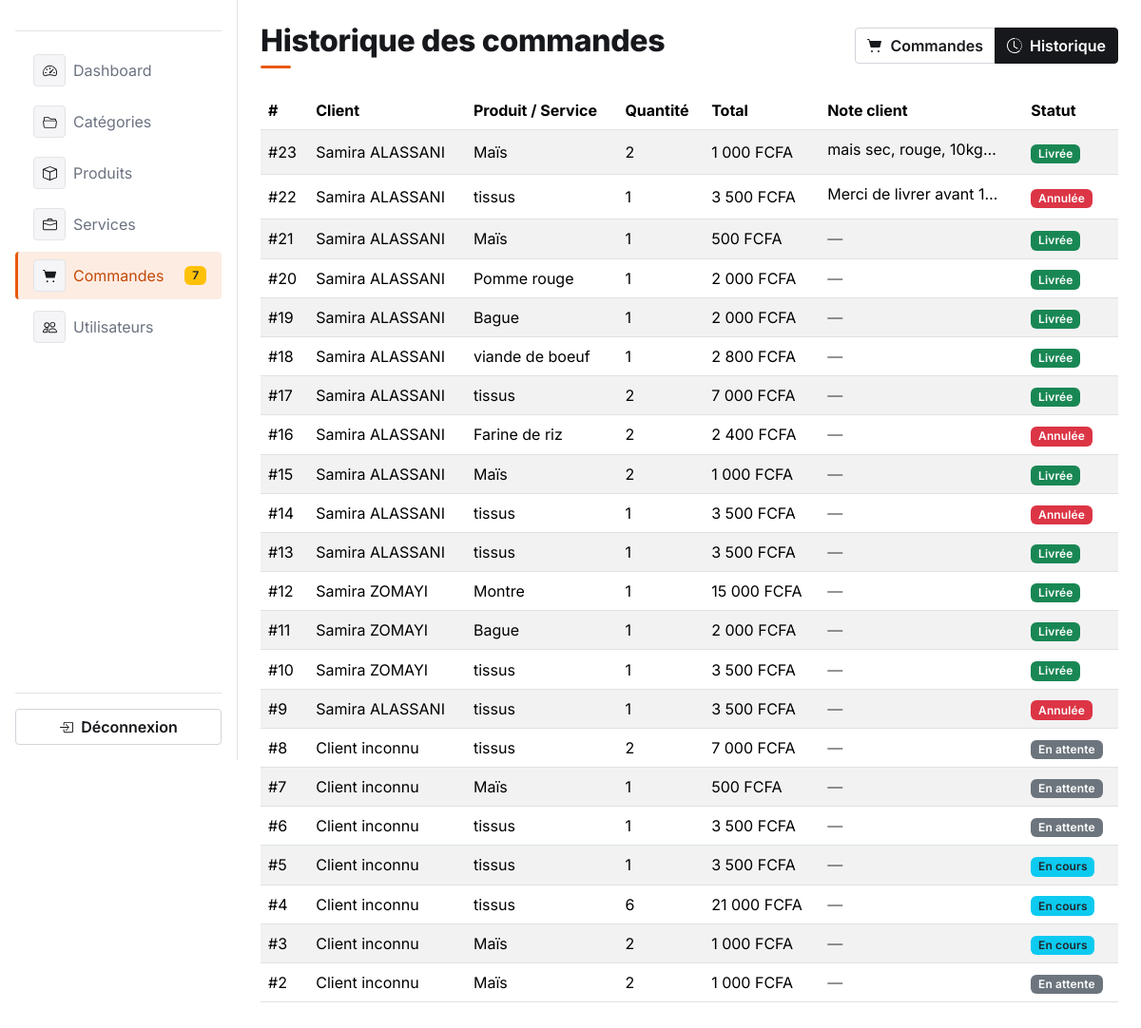
The app's page /admin/orders_history.php (signed in) with its own data.
### tables this page shows
CREATE TABLE IF NOT EXISTS `orders` (
  `oId` int NOT NULL AUTO_INCREMENT,
  `proId` int DEFAULT NULL,
  `servId` int DEFAULT NULL,
  `cId` int NOT NULL,
  `status` enum('en_attente','en_cours','annulee','livee','expediee') NOT NULL DEFAULT 'en_attente',
  `quantity` int NOT NULL,
  `note` text,
  `usId` int NOT NULL,
  PRIMARY KEY (`oId`),
  KEY `proId` (`proId`),
  KEY `cId` (`cId`),
  KEY `fk_users_usId` (`usId`)
);

### order/controller.php (called while the page is built, shortened)
<?php
function getToutesLesCommandes(PDO $pdo)
{
    $req = "SELECT orders.oId, orders.quantity, orders.status, orders.note,
                   COALESCE(product.proName, service.servName) AS proName,
                   COALESCE(product.price, service.priceHours) AS price,
                   COALESCE(users.lastName, 'inconnu') AS clientNom,
                   COALESCE(users.firstname, 'Client') AS clientPrenom
            FROM orders
            LEFT JOIN product ON orders.proId = product.proId
            LEFT JOIN service ON orders.servId = service.servId
            LEFT JOIN users ON orders.usId = users.usId
            ORDER BY orders.oId DESC";
    $stmt = $pdo->query($req);
    return $stmt->fetchAll(PDO::FETCH_ASSOC);
}

### admin/orders_history.php (the view, shortened to what this page needs)
<?php
require_once(__DIR__ . "/../order/controller.php");
require_once(__DIR__ . "/../config/db.php");
$commandes = getToutesLesCommandes($pdo);
$statutsDisponibles = [
    'en_attente' => 'En attente',
    'en_cours' => 'En cours',
    'expediee' => 'Expédiée',
    'livee' => 'Livrée',
    'annulee' => 'Annulée',
];
$statutsBadge = [
    'en_attente' => 'bg-secondary',
    'en_cours' => 'bg-info text-dark',
    'expediee' => 'bg-primary',
    'livee' => 'bg-success',
    'annulee' => 'bg-danger',
];
?>
<!DOCTYPE html>
<html lang="fr">
<head>
    <link rel="stylesheet" href="../assets/css/bootstrap.css">
    <link rel="stylesheet" href="../assets/css/style.css?v=<?php echo filemtime(__DIR__ . '/../assets/css/style.css'); ?>">
</head>
<body>
    <?php include(__DIR__ . "/../admin/sidebar_admin.php"); ?>
    <main class="container-fluid px-4 my-4" style="margin-left: 250px; width: calc(100% - 250px);">
        <div class="d-flex justify-content-between align-items-center flex-wrap gap-2 mb-4">
            <h2 class="page-title m-0">Historique des commandes</h2>
            <div class="btn-group" role="group">
                <a href="orders.php" class="btn btn-outline-primary d-flex align-items-center gap-2">
                     Commandes
                </a>
                <a href="orders_history.php" class="btn btn-primary d-flex align-items-center gap-2">
                     Historique
                </a>
            </div>
        </div>
        <?php if (empty($commandes)): ?>
            <div class="alert alert-info">Aucune commande enregistrée pour le moment.</div>
        <?php else: ?>
            <div class="table-responsive">
                <table class="table table-striped align-middle">
                    <thead>
                        <tr>
                            <th>#</th>
                            <th>Client</th>
                            <th>Produit / Service</th>
                            <th>Quantité</th>
                            <th>Total</th>
                            <th>Note client</th>
                            <th>Statut</th>
                        </tr>
                    </thead>
                    <tbody>
                        <?php foreach ($commandes as $commande): ?>
                            <tr>
                                <td>#<?= $commande['oId'] ?></td>
                                <td><?= htmlspecialchars($commande['clientPrenom'] . ' ' . $commande['clientNom']) ?></td>
                                <td><?= htmlspecialchars($commande['proName']) ?></td>
                                <td><?= $commande['quantity'] ?></td>
                                <td><?= number_format($commande['price'] * $commande['quantity'], 0, ',', ' ') ?> FCFA</td>
                                <td>
                                    <?php if (!empty($commande['note'])): ?>
                                        <span class="text-truncate d-inline-block" style="max-width: 180px;" title="<?= htmlspecialchars($commande['note']) ?>">
                                            <?= htmlspecialchars($commande['note']) ?>
                                        </span>
                                    <?php else: ?>
                                        <span class="text-muted">—</span>
                                    <?php endif; ?>
                                </td>
                                <td>
                                    <span class="badge <?= $statutsBadge[$commande['status']] ?? 'bg-secondary' ?>">
                                        <?= $statutsDisponibles[$commande['status']] ?? $commande['status'] ?>
                                    </span>
                                </td>
                            </tr>
                        <?php endforeach; ?>
                    </tbody>
                </table>
            </div>
        <?php endif; ?>
    </main>
</body>
</html>

### assets/css/style.css (style rules this page uses)
* { margin: 0; padding: 0; box-sizing: border-box; }
:root { --bg: #ffffff; --bg-muted: #f5f5f7; --ink: #16181c; --muted: #6b7280; --border: #e4e4e7; --border-strong: #d1d5db; --accent: #e8590c; --accent-dark: #c24a09; --accent-light: #ff8f33; --accent-soft: #fdece2; --ok: #1a7f37; --ok-soft: #e6f4ea; --radius-sm: 4px; --radius-md: 8px; --radius-lg: 10px; --shadow-soft: 0 1px 3px rgba(20, 20, 20, .08); --shadow-hover: 0 6px 18px rgba(20, 20, 20, .14); --font-display: 'Inter', system-ui, sans-serif; }
html { scroll-behavior: smooth; }
body { font-family: 'Inter', system-ui, sans-serif; color: var(--ink); background-color: var(--bg); -webkit-font-smoothing: antialiased; }
h1, h2, h3, h4, h5, h6, .navbar-brand, .card-title { font-family: 'Inter', sans-serif; font-weight: 700; letter-spacing: -.01em; color: var(--ink); }
.hero h1, .section-title, .page-title, .auth-card h2, .brand-wordmark { font-family: var(--font-display); font-weight: 800; letter-spacing: -.01em; }
.page-title { font-weight: 800; letter-spacing: -.01em; position: relative; padding-bottom: 10px; }
.page-title::after { content: ""; position: absolute; left: 0; bottom: 0; height: 3px; width: 32px; border-radius: 2px; background: var(--accent); }
.btn { border-radius: var(--radius-sm); font-weight: 600; letter-spacing: 0; transition: transform .12s ease, box-shadow .12s ease, background .12s ease, color .12s ease, border-color .12s ease; }
.btn-primary { background: var(--ink); border: 1px solid var(--ink); color: #fff; }
.btn-outline-primary { border-color: var(--border-strong); color: var(--ink); }
.badge { font-weight: 600; letter-spacing: .01em; }

### records on screen
orders: oId "23", clientNom "Samira ALASSANI", proName "Maïs", quantity "2", quantity "1 000", note "mais sec, rouge, 10kg…", status "Livrée"
orders: oId "22", clientNom "Samira ALASSANI", proName "tissus", quantity "1", quantity "3 500", note "Merci de livrer avant 1…", status "Annulée"
orders: oId "21", clientNom "Samira ALASSANI", proName "Maïs", quantity "1", quantity "500", status "Livrée"
orders: oId "20", clientNom "Samira ALASSANI", proName "Pomme rouge", quantity "1", quantity "2 000", status "Livrée"
orders: oId "19", clientNom "Samira ALASSANI", proName "Bague", quantity "1", quantity "2 000", status "Livrée"
orders: oId "18", clientNom "Samira ALASSANI", proName "viande de boeuf", quantity "1", quantity "2 800", status "Livrée"
orders: oId "17", clientNom "Samira ALASSANI", proName "tissus", quantity "2", quantity "7 000", status "Livrée"
orders: oId "16", clientNom "Samira ALASSANI", proName "Farine de riz", quantity "2", quantity "2 400", status "Annulée"
orders: oId "15", clientNom "Samira ALASSANI", proName "Maïs", quantity "2", quantity "1 000", status "Livrée"
orders: oId "14", clientNom "Samira ALASSANI", proName "tissus", quantity "1", quantity "3 500", status "Annulée"
orders: oId "13", clientNom "Samira ALASSANI", proName "tissus", quantity "1", quantity "3 500", status "Livrée"
orders: oId "12", clientNom "Samira ZOMAYI", proName "Montre", quantity "1", quantity "15 000", status "Livrée"
orders: oId "11", clientNom "Samira ZOMAYI", proName "Bague", quantity "1", quantity "2 000", status "Livrée"
orders: oId "10", clientNom "Samira ZOMAYI", proName "tissus", quantity "1", quantity "3 500", status "Livrée"
orders: oId "9", clientNom "Samira ALASSANI", proName "tissus", quantity "1", quantity "3 500", status "Annulée"
orders: oId "8", clientNom "Client inconnu", proName "tissus", quantity "2", quantity "7 000", status "En attente"
orders: oId "7", clientNom "Client inconnu", proName "Maïs", quantity "1", quantity "500", status "En attente"
orders: oId "6", clientNom "Client inconnu", proName "tissus", quantity "1", quantity "3 500", status "En attente"
orders: oId "5", clientNom "Client inconnu", proName "tissus", quantity "1", quantity "3 500", status "En cours"
orders: oId "4", clientNom "Client inconnu", proName "tissus", quantity "6", quantity "21 000", status "En cours"
orders: oId "3", clientNom "Client inconnu", proName "Maïs", quantity "2", quantity "1 000", status "En cours"
orders: oId "2", clientNom "Client inconnu", proName "Maïs", quantity "2", quantity "1 000", status "En attente"

### other values on screen
$nombreCommandesEnAttente "7"
